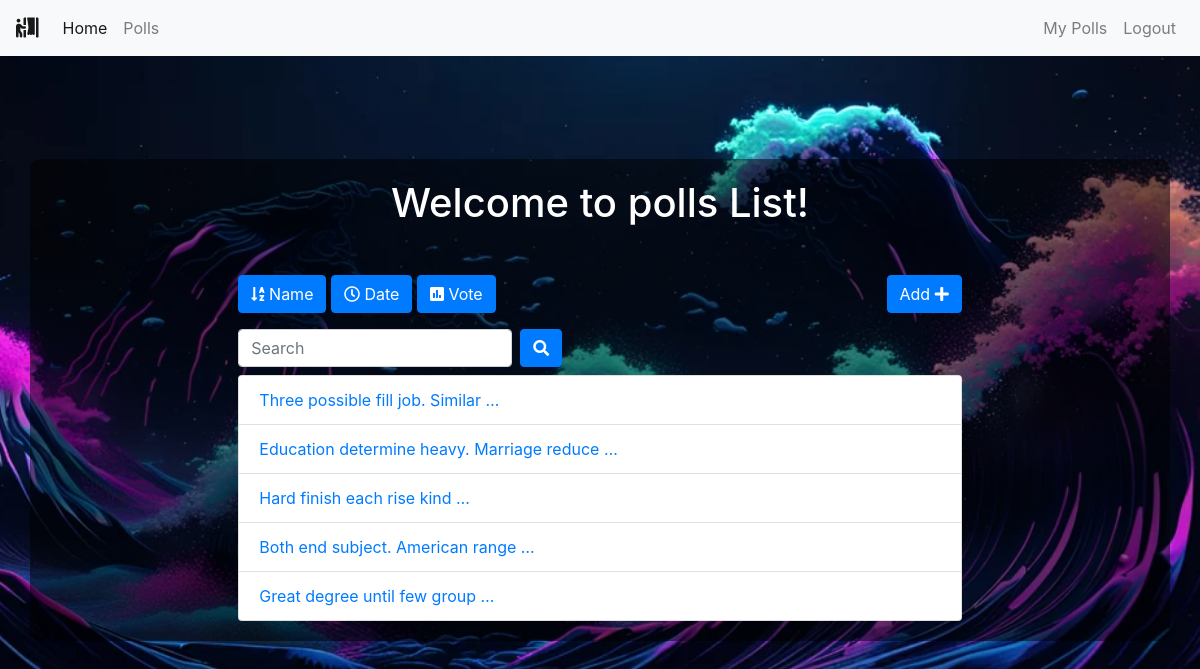
The app's page /polls/list/ (signed in) with its own data.
### polls/models.py (models this page shows, shortened)
class Poll(models.Model):
    owner = models.ForeignKey(User, on_delete=models.CASCADE)
    text = models.TextField()
    pub_date = models.DateTimeField(default=timezone.now)
    active = models.BooleanField(default=True)
    created_at = models.DateTimeField(auto_now_add=True)

### polls/views.py (the view)
# urls.py: path('list/', views.polls_list, name='list'),
@login_required()
def polls_list(request):
    all_polls = Poll.objects.all()
    search_term = ''
    if 'name' in request.GET:
        all_polls = all_polls.order_by('text')
    if 'date' in request.GET:
        all_polls = all_polls.order_by('pub_date')
    if 'vote' in request.GET:
        all_polls = all_polls.annotate(Count('vote')).order_by('vote__count')
    if 'search' in request.GET:
        search_term = request.GET['search']
        all_polls = all_polls.filter(text__icontains=search_term)
    paginator = Paginator(all_polls, 6)  # Show 6 contacts per page
    page = request.GET.get('page')
    polls = paginator.get_page(page)
    get_dict_copy = request.GET.copy()
    params = get_dict_copy.pop('page', True) and get_dict_copy.urlencode()
    context = {
        'polls': polls,
        'params': params,
        'search_term': search_term,
    }
    return render(request, 'polls/polls_list.html', context)

### polls/templates/polls/polls_list.html (shortened to what this page needs)
{% extends 'base.html' %}
{% load static %}
{% block custom_css %}
<link rel="stylesheet" href="{% static 'css/styles1.css' %}">
{% endblock custom_css %}
{% block content %}
<div class="container">
    <div class="row">
        <div class="col-md-8 offset-sm-2">
            <h1 class="text-center mb-5">Welcome to polls List!</h1>
            <a class="btn btn-{% if 'name' in request.GET %}warning{% else %}primary{% endif %} mb-3" href="?name=True"
                role="button"><i class="fas fa-sort-alpha-down"></i>
                Name</a>
            <a class="btn btn-{% if 'date' in request.GET %}warning{% else %}primary{% endif %} mb-3" href="?date=True"
                role="button"><i class="far fa-clock"></i> Date</a>
            <a class="btn btn-{% if 'vote' in request.GET %}warning{% else %}primary{% endif %} mb-3" href="?vote=True"
                role="button"><i class="fas fa-poll"></i> Vote</a>
            <a class="btn btn-primary mb-3 float-right" href="{% url 'polls:add' %}" role="button">Add <i class="fas fa-plus"></i></a>
            <form class="form-inline">
                <div class="form-group mr-sm-2 mb-2">
                    <input type="search" class="form-control" name="search" placeholder="Search" value={{ search_term }}>
                </div>
                <button type="submit" class="btn btn-primary mb-2"><i class="fas fa-search"></i></button>
            </form>
            <ul class="list-group">
                {% for poll in polls %}
                <li class="list-group-item"><a href="{% url 'polls:detail' poll.id %}">{{ poll.text|truncatewords:5 }}
                    </a>
                </li>
                {% endfor %}
            </ul>
        </div>
    </div>
</div>
{% endblock content %}

### static/css/styles1.css (style rules this page uses)
html, body { height: 100%; margin: 0; padding: 0; }
body { background-image: url('1.jpg'); background-size: cover; background-position: center; display: flex; justify-content: center; align-items: center; }
form { width: 100%; max-width: 400px; }
h2, label, h1, h3 { color: white; }
.container { background-color: rgba(0, 0, 0, 0.5); padding: 20px; border-radius: 10px; }

### records on screen
Poll: text "Three possible fill job. Similar …"
Poll: text "Education determine heavy. Marriage reduce …"
Poll: text "Hard finish each rise kind …"
Poll: text "Both end subject. American range …"
Poll: text "Great degree until few group …"
